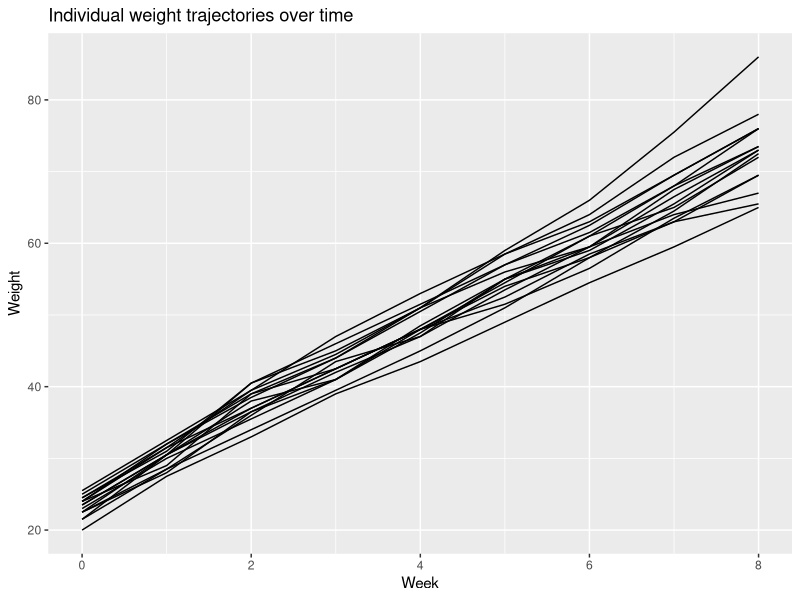
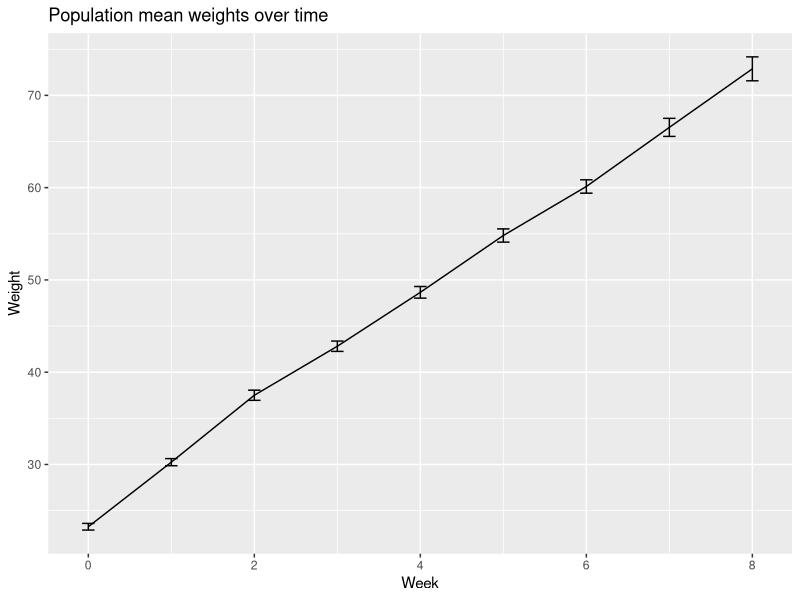

Reproduce these figures in R, in order.
## ---- chunk 1
knitr::opts_chunk$set(echo = FALSE, dev = "pdf")
library("tidyr")
library("dplyr")
library("ggplot2")
library("nlme")
## ---- chunk 2
pig.data <- read.delim(file = "data/pigweight.txt", header = FALSE, sep = " ")
colnames(pig.data) <- c("ID", paste0("week.", c(0:8)))
pig.data$ID <- factor(pig.data$ID)

long.data <- gather(data = pig.data, key = "week.cat", value = "weight", -ID)
long.data$week <- as.integer(substr(x = long.data$week.cat, start = 6, stop = 6))
## ---- chunk 3
# Plot individual trajectories
subject.trajectories <- ggplot(data = long.data, mapping = aes(x = week, y = weight, group = ID)) +
  geom_line() +
  ylab(label = "Weight") +
  xlab(label = "Week") +
  ggtitle(label = "Individual weight trajectories over time")
subject.trajectories

# Calculate means & standard errors for each week
mean.weights <- long.data %>%
  group_by(week) %>%
  summarise(mean.weight = mean(weight),
            se.weight = sd(weight)/sqrt(nrow(pig.data)))
# Plot mean trajectory
mean.trajectories <- ggplot(data = mean.weights, mapping = aes(x = week, y = mean.weight)) +
  geom_errorbar(data = mean.weights, mapping = aes(x = week, ymin = (mean.weight - se.weight), ymax = (mean.weight + se.weight), width = 0.15)) +
  geom_line() +
  ylab(label = "Weight") +
  xlab(label = "Week") +
  ggtitle(label = "Population mean weights over time")
mean.trajectories
## ---- chunk 4
# lme model with random intercept and slope
weight.model <- lme(weight ~ week,
                    random = ~1 + week | ID,
                    data = long.data)
weight.summary <- summary(weight.model)
## ---- chunk 5
# Retrieve estimates and standard errors for fixed effects
betas <- data.frame(estimate = weight.summary$tTable[, 1], se = weight.summary$tTable[, 2])

# Calculate 95% C.I.
ci <- matrix(nrow = 2, ncol = 2)
ci[1, ] <- c(betas[1, 1] + c(-1, 1) * 1.96 * betas[1, 2])
ci[2, ] <- c(betas[2, 1] + c(-1, 1) * 1.96 * betas[2, 2])

betas <- round(betas, 2)
ci <- round(ci, 2)
## ---- chunk 6
# Get random effects variance covariance matrix
random.cov <- getVarCov(obj = weight.model)

# Calculate standard deviation for random time effect
time.sd <- sqrt(random.cov[2, 2])

# Calculate 5% and 95% values from normal distribution
range <- qnorm(p = c(0.05, 0.95), mean = 0, sd = time.sd)
range <- round(range, 3)
## ---- chunk 7
delta <- 0.2
power.g <- 0.9
alpha <- 0.05
tau <- 8
n <- 3
## ---- chunk 8
simplifyFunction <- function(tau, n) {
  return(tau^2 * n * (n - 1))/(12 * (n - 1))
}
simplify <- simplifyFunction(tau = tau, n = n)
## ---- chunk 9
var.comp <- round(weight.summary$varFix[2, 2]/simplify + random.cov[2, 2], 3)
## ---- chunk 10
# Get critical values for Z-statistics
z.alpha <- qnorm(p = (1 - alpha/2))
z.gamma <- qnorm(p = power.g)

# Calculate sample size
sample.size <- ( (z.alpha + z.gamma)^2 + var.comp^2 ) / delta^2
## ---- chunk 11
simplify <- simplifyFunction(tau = tau, n = n)
